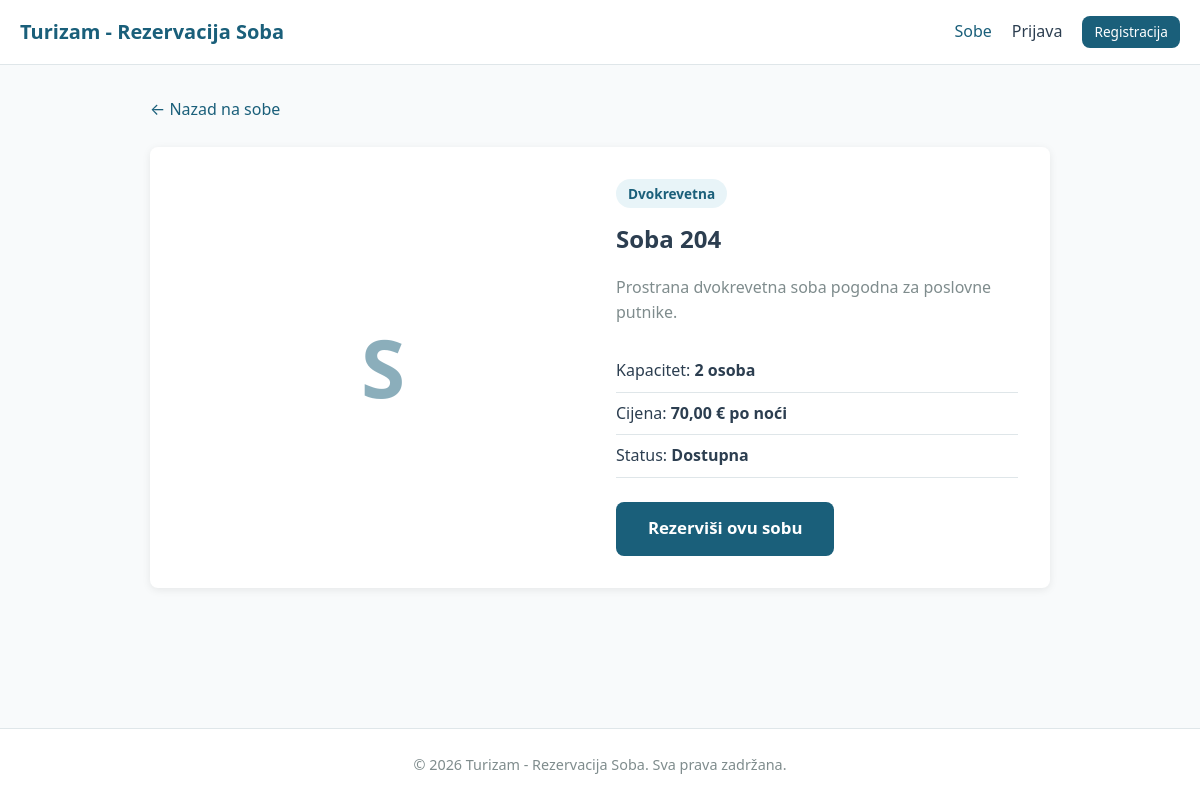
Screenshot of /soba.php?id=12 with the database file from the repository.
### tables this page shows
CREATE TABLE sobe (
    id INT AUTO_INCREMENT PRIMARY KEY,
    naziv VARCHAR(100) NOT NULL,
    opis TEXT,
    tip ENUM('jednokrevetna', 'dvokrevetna', 'apartman', 'suite') NOT NULL,
    kapacitet INT NOT NULL DEFAULT 1,
    cijena_po_noci DECIMAL(10, 2) NOT NULL,
    slika VARCHAR(255) DEFAULT NULL,
    dostupna TINYINT(1) NOT NULL DEFAULT 1,
    kreiran_at TIMESTAMP DEFAULT CURRENT_TIMESTAMP
);

### config/database.php (called while the page is built, shortened)
<?php
function getDB(): PDO
{
    static $pdo = null;
    if ($pdo === null) {
        $dsn = 'mysql:host=' . DB_HOST . ';dbname=' . DB_NAME . ';charset=' . DB_CHARSET;
        $pdo = new PDO($dsn, DB_USER, DB_PASS, [
            PDO::ATTR_ERRMODE => PDO::ERRMODE_EXCEPTION,
            PDO::ATTR_DEFAULT_FETCH_MODE => PDO::FETCH_ASSOC,
        ]);
    }
    return $pdo;
}
function e(string $value): string
{
    return htmlspecialchars($value, ENT_QUOTES, 'UTF-8');
}
function formatPrice(float $price): string
{
    return number_format($price, 2, ',', '.') . ' €';
}
function tipSobeLabel(string $tip): string
{
    $labels = [
        'jednokrevetna' => 'Jednokrevetna',
        'dvokrevetna' => 'Dvokrevetna',
        'apartman' => 'Apartman',
        'suite' => 'Suite',
    ];
    return $labels[$tip] ?? $tip;
}

### soba.php (the view, shortened to what this page needs)
<?php
$id = (int) ($_GET['id'] ?? 0);
$stmt = getDB()->prepare('SELECT * FROM sobe WHERE id = ? AND dostupna = 1');
$stmt->execute([$id]);
$soba = $stmt->fetch();
require_once __DIR__ . '/includes/header.php';
?>
<section class="room-detail">
    <a href="index.php" class="back-link">&larr; Nazad na sobe</a>
    <div class="room-detail-grid">
        <div class="room-detail-image">
            <div class="room-placeholder large"><?= e(mb_substr($soba['naziv'], 0, 1)) ?></div>
        </div>
        <div class="room-detail-info">
            <span class="badge"><?= e(tipSobeLabel($soba['tip'])) ?></span>
            <h1><?= e($soba['naziv']) ?></h1>
            <p class="room-full-desc"><?= e($soba['opis']) ?></p>
            <ul class="feature-list">
                <li>Kapacitet: <strong><?= (int) $soba['kapacitet'] ?> osoba</strong></li>
                <li>Cijena: <strong><?= formatPrice((float) $soba['cijena_po_noci']) ?> po noći</strong></li>
                <li>Status: <strong>Dostupna</strong></li>
            </ul>
            <a href="rezervacija.php?soba_id=<?= (int) $soba['id'] ?>" class="btn btn-primary btn-lg">Rezerviši ovu sobu</a>
        </div>
    </div>
</section>
<?php require_once __DIR__ . '/includes/footer.php'; ?>

### assets/css/style.css (style rules this page uses)
:root { --primary: #1a5f7a; --primary-dark: #134a61; --primary-light: #e8f4f8; --accent: #c87941; --success: #2d8a4e; --danger: #c0392b; --warning: #d68910; --text: #2c3e50; --text-muted: #7f8c8d; --border: #dfe6e9; --bg: #f8fafb; --white: #ffffff; --shadow: 0 2px 8px rgba(0, 0, 0, 0.08); --radius: 8px; }
* { margin: 0; padding: 0; box-sizing: border-box; }
body { font-family: 'Segoe UI', system-ui, -apple-system, sans-serif; color: var(--text); background: var(--bg); line-height: 1.6; min-height: 100vh; display: flex; flex-direction: column; }
.btn { display: inline-block; padding: 0.6rem 1.25rem; border: none; border-radius: var(--radius); font-size: 0.95rem; font-weight: 600; cursor: pointer; text-decoration: none; text-align: center; transition: all 0.2s; }
.btn-primary { background: var(--primary); color: var(--white); }
.btn-lg { padding: 0.85rem 2rem; font-size: 1.05rem; }
.room-placeholder { display: flex; align-items: center; justify-content: center; height: 100%; font-size: 3rem; font-weight: 700; color: var(--primary); opacity: 0.5; }
.room-placeholder.large { font-size: 5rem; border-radius: var(--radius); }
.room-detail { max-width: 900px; margin: 0 auto; }
.back-link { color: var(--primary); text-decoration: none; display: inline-block; margin-bottom: 1.5rem; }
.room-detail-grid { display: grid; grid-template-columns: 1fr 1fr; gap: 2rem; background: var(--white); padding: 2rem; border-radius: var(--radius); box-shadow: var(--shadow); }
.badge { display: inline-block; background: var(--primary-light); color: var(--primary); padding: 0.25rem 0.75rem; border-radius: 20px; font-size: 0.85rem; font-weight: 600; margin-bottom: 0.75rem; }
.room-full-desc { color: var(--text-muted); margin: 1rem 0; }
.feature-list { list-style: none; margin: 1.5rem 0; }
.feature-list li { padding: 0.5rem 0; border-bottom: 1px solid var(--border); }

### rows the page displays
sobe: naziv "S", tip "Dvokrevetna", naziv "Soba 204", opis "Prostrana dvokrevetna soba pogodna za poslovne putnike.", kapacitet "2", cijena_po_noci "70,00 €"

### other values shown
APP_NAME "Turizam - Rezervacija Soba"
